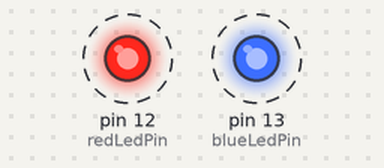
This sketch was run on a simulated Arduino Uno, built with avr-gcc and run on an emulated ATmega328P. On the bench: output pins drawn as LEDs (lit = HIGH). Dashed ring = blinking.

Above: at 0.12 s.
Timing chart, 0 to 3.0 s (numbered marks = the images above):
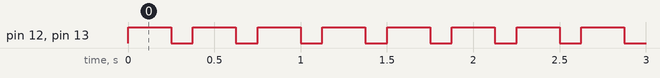

Measured:
- by itself, pin 12 (redLedPin), pin 13 (blueLedPin): alternates HIGH for 0.25 s and LOW for 0.13 s

The sketch:

sketch_lab002.ino
```cpp
// pin for Blue LED
int blueLedPin = 13;
int redLedPin = 12;

// number of milliseconds the LED will be on for
int onTime = 250;

// number of milliseconds the LED will be off for
int offTime = 125;

void setup() {
  // setup Blue LED as the output pin
  pinMode (blueLedPin, OUTPUT);
  pinMode (redLedPin, OUTPUT);
}

void loop() {
  // tun on Blue LED, wait onTime, Turn off Blue LED, wait offTime
  digitalWrite(blueLedPin, HIGH);
  digitalWrite(redLedPin, HIGH);
  delay(onTime);
  digitalWrite(blueLedPin, LOW);
  digitalWrite(redLedPin, LOW);
  delay(offTime);

}
```
